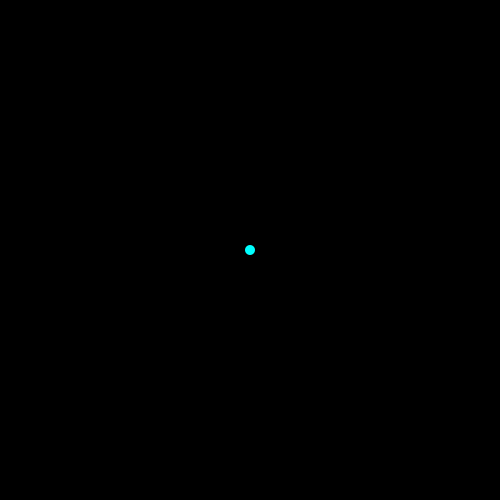
Frame 1 (no input)
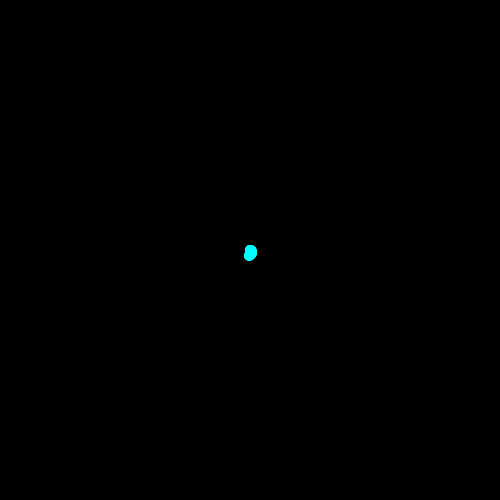
Frame 60 (the mouse pressed at the canvas centre just before this capture)
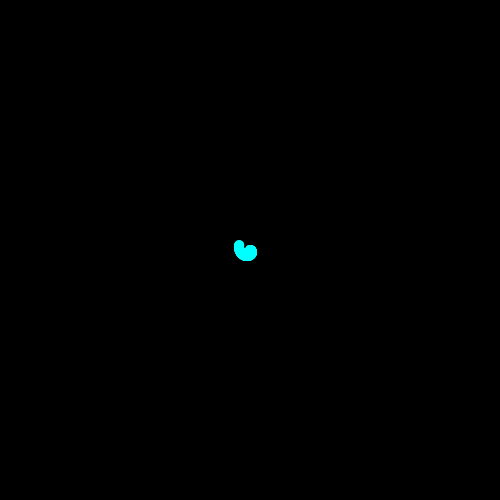
Frame 120 (the mouse held since frame 60 and released just before this capture)

The Processing sketch that drew these frames (run headless with seeded random() and noise(); from frame 60 on, the mouse is pressed at the canvas centre):

// Processing sketch: day4_04a_polar_Spiral
// ── day4_04a_polar_Spiral.pde
//MAKE A SPIRAL
//Polar coordinates
float r = 0;
float theta = 0;

void setup() {
  size(500,500);
  background(0);
  smooth();
}

void draw() {
  
  float x = r * cos(theta);
  float y = r * sin(theta);
  
//  translate(width/2, height/2);
  fill(0,255,255);
  noStroke();
  ellipse(x+width/2, y+height/2, 10, 10);
  
  theta += 0.03;
  r += 0.1;
}
